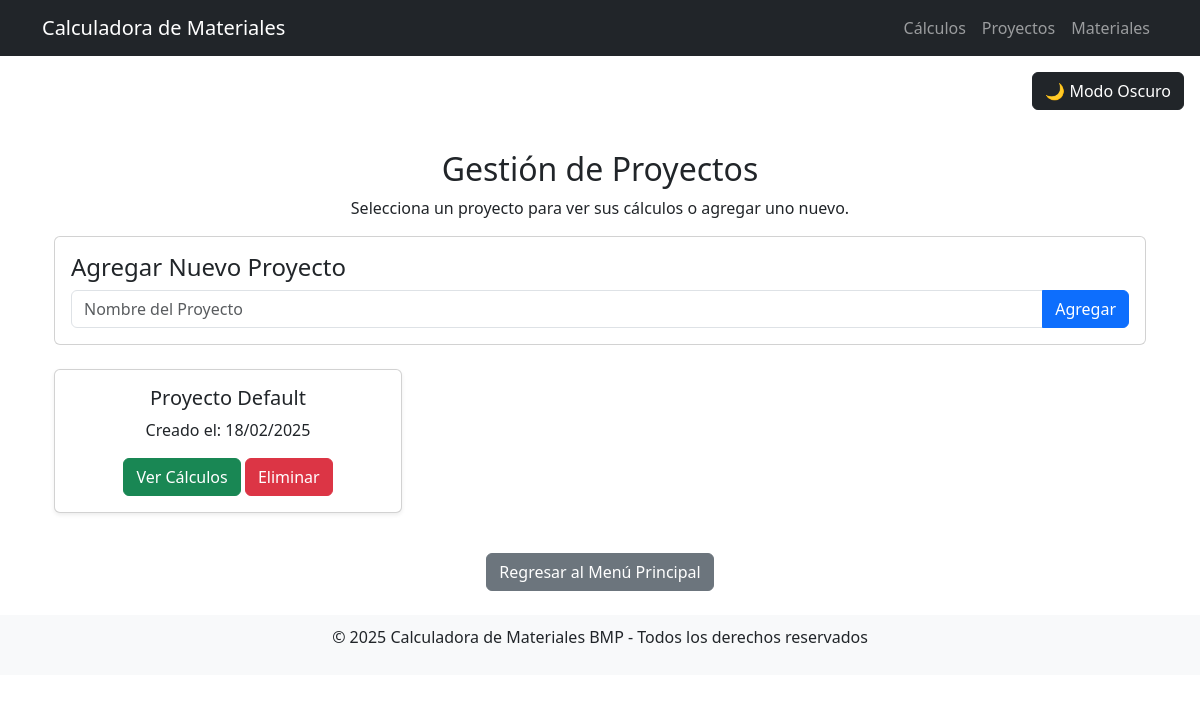
/calculos/proyectos/, run on an earlier commit of the app's database.
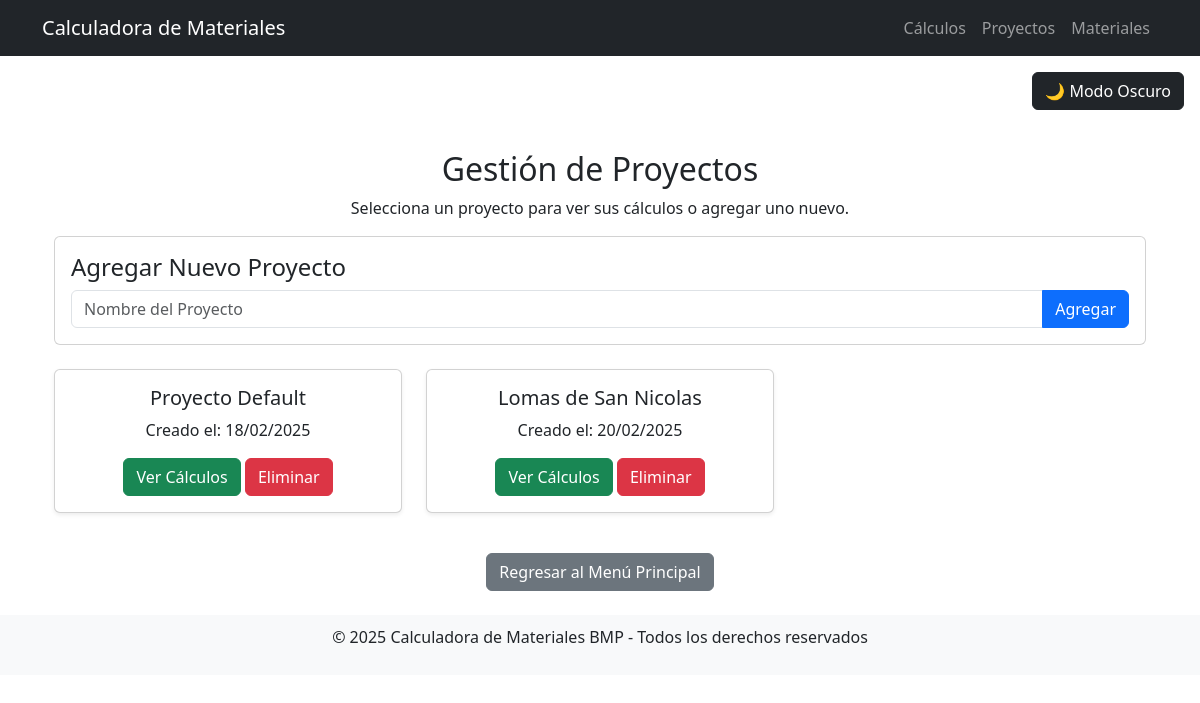
And on a later commit of the database.
### calculos/models.py (models this page shows, shortened)
class Proyecto(models.Model):
    nombre = models.CharField(max_length=150, unique=True)
    fecha_creacion = models.DateTimeField(auto_now_add=True)

### calculos/views.py (the view)
# urls.py: path('proyectos/', ver_proyectos, name='ver_proyectos'),
def ver_proyectos(request):
    proyectos = Proyecto.objects.all()
    return render(request, 'calculos/ver_proyectos.html', {'proyectos': proyectos})

### calculos/templates/calculos/ver_proyectos.html (shortened to what this page needs)
{% extends "base.html" %}
{% block content %}
<div class="container mt-4">
    <h2 class="text-center">Gestión de Proyectos</h2>
    <p class="text-center">Selecciona un proyecto para ver sus cálculos o agregar uno nuevo.</p>
    <div class="card p-3 mb-4">
        <h4>Agregar Nuevo Proyecto</h4>
        <form method="post" action="{% url 'calculos:agregar_proyecto' %}">
            <div class="input-group">
                <input type="text" name="nombre" class="form-control" placeholder="Nombre del Proyecto" required>
                <button type="submit" class="btn btn-primary">Agregar</button>
            </div>
        </form>
    </div>
    <div class="row text-center">
        {% for proyecto in proyectos %}
        <div class="col-md-4 mb-3">
            <div class="card shadow-sm">
                <div class="card-body">
                    <h5 class="card-title">{{ proyecto.nombre }}</h5>
                    <p>Creado el: {{ proyecto.fecha_creacion|date:"d/m/Y" }}</p>
                    <a href="{% url 'calculos:ver_calculos' proyecto.id %}" class="btn btn-success">Ver Cálculos</a>
                    <a href="{% url 'calculos:eliminar_proyecto' proyecto.id %}" class="btn btn-danger">Eliminar</a>
                </div>
            </div>
        </div>
        {% empty %}
        <p class="text-center">No hay proyectos registrados.</p>
        {% endfor %}
    </div>
</div>
<div class="text-center mt-4">
    <a href="{% url 'home' %}" class="btn btn-secondary">Regresar al Menú Principal</a>
</div>
{% endblock %}

What changed in the data, as far as the page shows it:
added Proyecto: nombre "Lomas de San Nicolas", fecha_creacion "20/02/2025"
